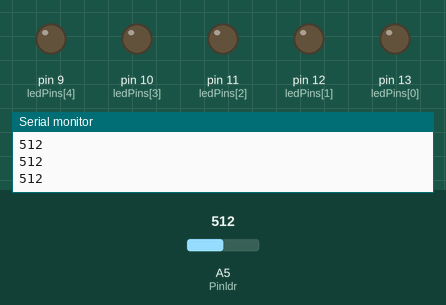
This sketch was run on a simulated Arduino Uno, built with avr-gcc and run on an emulated ATmega328P. Shown: output pins drawn as LEDs (lit = HIGH), the last lines printed to the serial monitor. The test bench sets the inputs (shaded band); at power-on: A5 (Pinldr) = 512.

Above: at 1.2 s.
1.3 s: A5 (Pinldr) set to 787
2.8 s: A5 (Pinldr) set to 807
At 3.2 s:
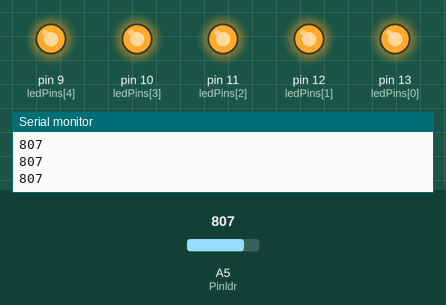
4.3 s: A5 (Pinldr) set to 790
At 5.5 s:
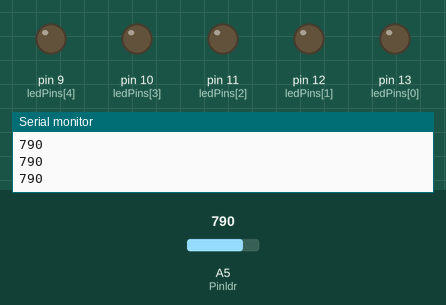
5.8 s: A5 (Pinldr) set to 810
At 7.1 s:
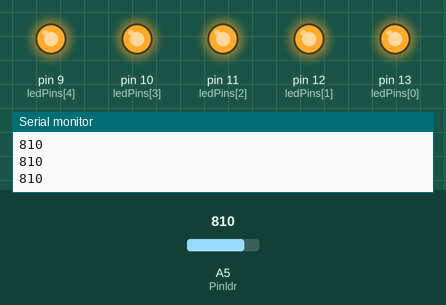
Timing chart, 0 to 8.3 s (numbered marks = the images above; inputs shaded):
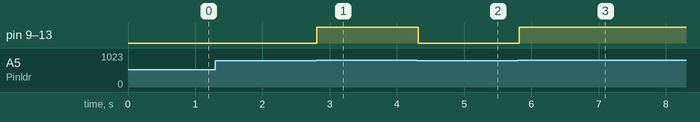

Measured:
- the behaviour switches between 799 and 800 on A5 (Pinldr) (found by bisection; images 0 and 1)
- after the input at 2.8 s, pin 9 (ledPins[4]), pin 10 (ledPins[3]), pin 11 (ledPins[2]), pin 12 (ledPins[1]), pin 13 (ledPins[0]): LOW → HIGH at once
- after the input at 4.3 s, pin 9 (ledPins[4]), pin 10 (ledPins[3]), pin 11 (ledPins[2]), pin 12 (ledPins[1]), pin 13 (ledPins[0]): HIGH → LOW at once
- after the input at 5.8 s, pin 9 (ledPins[4]), pin 10 (ledPins[3]), pin 11 (ledPins[2]), pin 12 (ledPins[1]), pin 13 (ledPins[0]): LOW → HIGH at once

The sketch:

ldr-controlled-leds.ino
```cpp
int Pinldr = A5;
int ledPins[] = {13, 12, 11, 10, 9};
int ldrValue = 0;


void setup() {
  for (int i = 0; i < 5; i++) {
    pinMode(ledPins[i], OUTPUT);
  }
  Serial.begin(9600);
}

void loop() {
  ldrValue = analogRead(Pinldr);

  if(ldrValue>= 800){
    for (int i = 0; i < 5; i++) {
     digitalWrite(ledPins[i], HIGH);
  }

  }else {
    for (int i = 0; i < 5; i++) {
     digitalWrite(ledPins[i], LOW);
  }
  }
  Serial.println(ldrValue);
  delay(100);

} 
```
